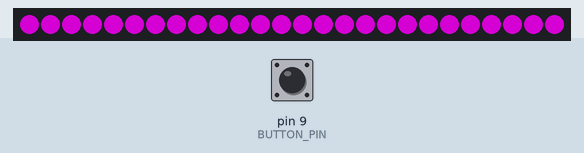
Simulated run of this sketch. Board: Arduino Uno, built with avr-gcc and run on an emulated ATmega328P. Shown: 26 RGB LEDs in strip order, left to right. The inputs (shaded band) are chosen by the test bench; at power-on: pin 9 (BUTTON_PIN) HIGH. Dim RGB values are drawn brighter than linear.

Above: at 4.2 s.
4.3 s: pin 9 (BUTTON_PIN) pulled LOW for 0.15 s
At 4.8 s:
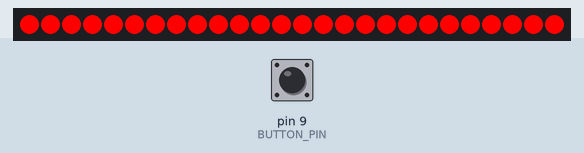
Timing chart, 0 to 7.3 s (numbered marks = the images above; inputs shaded):
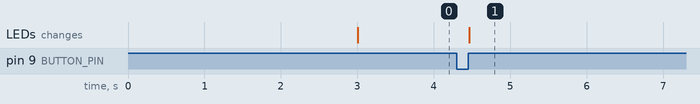

Measured:
- after the input at 4.3 s, the LEDs: change after 0.16 s (image 1)

The sketch:

car-led-code.ino
```cpp
#define FASTLED_INTERNAL
#include <FastLED.h>

#define LED_PIN     5
#define NUM_LEDS    26
#define BRIGHTNESS  150
#define LED_TYPE    WS2811
#define COLOR_ORDER GRB
CRGB leds[NUM_LEDS];

const int BUTTON_PIN = 9;
int lastState = HIGH;
int currentState;
int stateOptions = 7;
int count = 0;

#define UPDATES_PER_SECOND 100

void setup() {
  delay( 3000 ); // power-up safety delay
  FastLED.addLeds<LED_TYPE, LED_PIN, COLOR_ORDER>(leds, NUM_LEDS).setCorrection( TypicalLEDStrip );
  //FastLED.setBrightness(  BRIGHTNESS );
  pinMode(BUTTON_PIN, INPUT_PULLUP);
}


void loop()
{
  currentState = digitalRead(BUTTON_PIN);
  if(lastState == LOW && currentState == HIGH) {
    count++;
  }
  lastState = currentState;
  if(count == 0) {
    static_purple_turquoise();
  }
  if(count == 1) {
    static_purple_red();
  }
  if(count == 7) {
    offLights();
  }
  if(count > stateOptions) {
    count = 0;
  }

  FastLED.show();
  FastLED.delay(1000 / UPDATES_PER_SECOND);
}


//Func for colours

void offLights() {
  FastLED.clear();
}

void static_purple_turquoise() {
  for(int i=0; i<NUM_LEDS; i++) {
    leds[i]=CRGB::Purple;
  }

//  leds[14]=CRGB::HotPink;
//  leds[15]=CRGB::HotPink;
//
//  for(int i=16; i<30; i++) {
//    leds[i].setRGB( 4, 255, 247);
//  }
}

void static_purple_red() {
  for(int i=0; i<NUM_LEDS; i++) {
    leds[i]=CRGB::Red;
  }

//  leds[14]=CRGB::HotPink;
//  leds[15]=CRGB::HotPink;
//
//  for(int i=16; i<30; i++) {
//    leds[i]=CRGB::Red;
//  }
}
```
